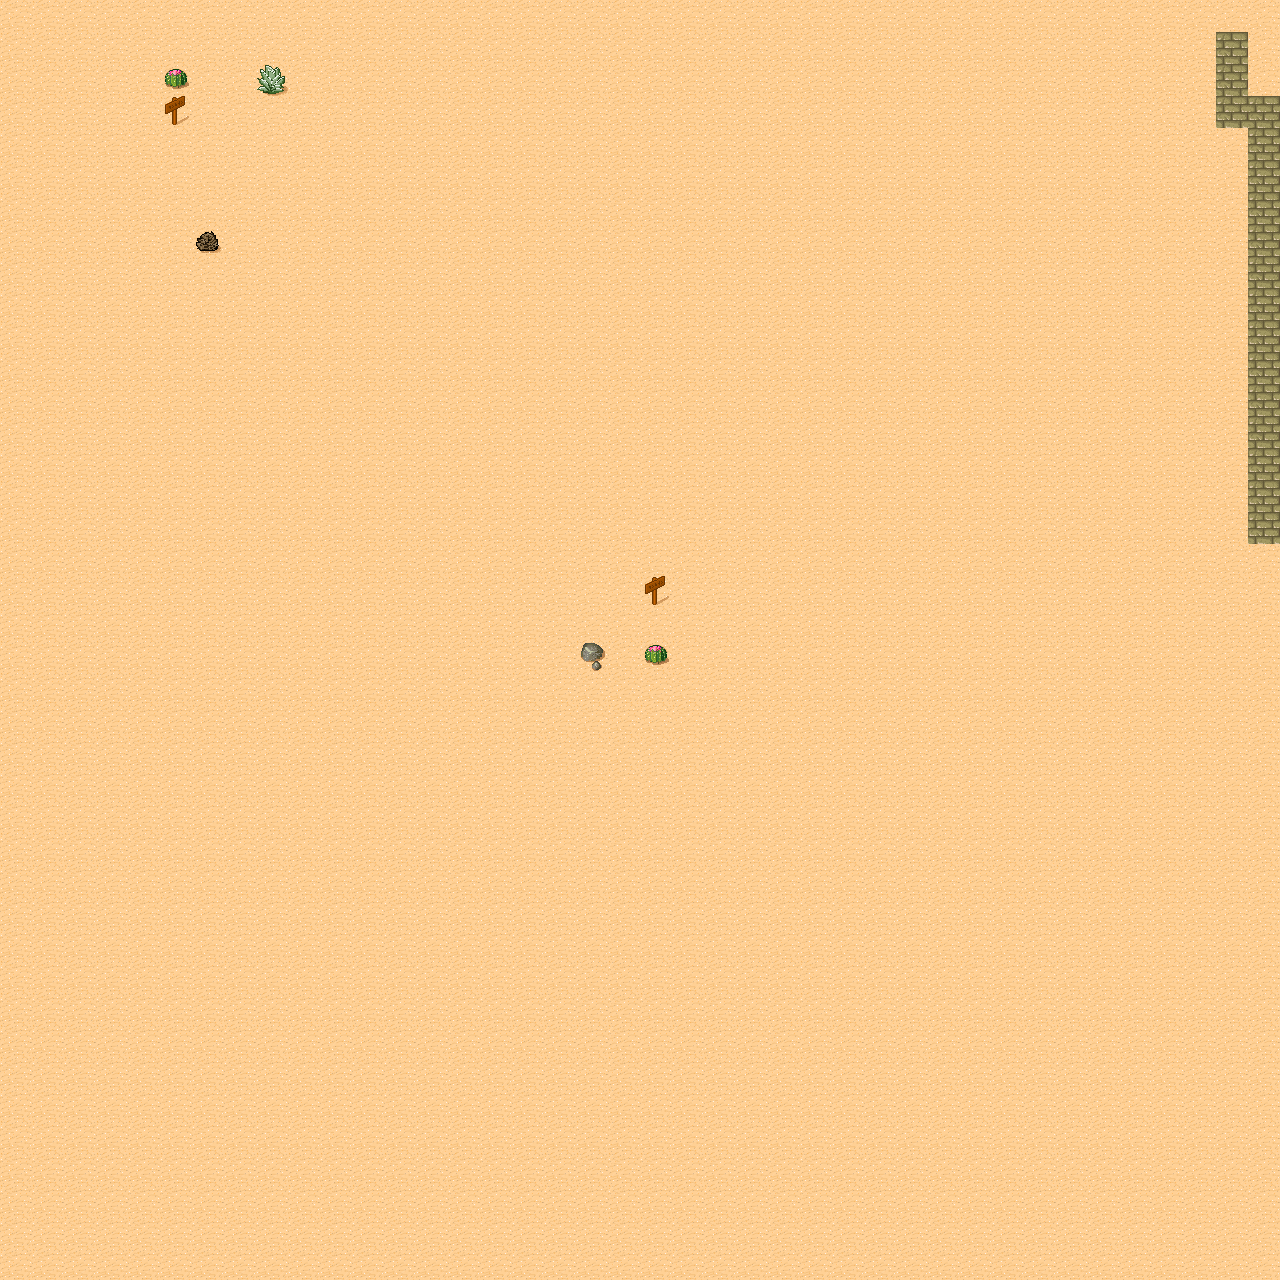

A 2D game scene composited from a Tiled map and its tileset images. What follows is a short description and the map's XML, with each tile layer's data collapsed to a summary:
An orthogonal 40x40 tile map with 32x32 px tiles, 2 tile layers (Ground, top) and 3 objects (target, solid, teleporter).

<map version="1.0" orientation="orthogonal" width="40" height="40" tilewidth="32" tileheight="32">
 <tileset firstgid="1" name="Desert" tilewidth="32" tileheight="32" spacing="1" margin="1">
  <image source="tmw_desert_spacing.png" width="298" height="199" />
  <tile id="8">
   <properties>
    <property name="type" value="wall" />
   </properties>
  </tile>
  <tile id="10">
   <properties>
    <property name="senap" value="ost" />
    <property name="time" value="10" />
   </properties>
  </tile>
  <tile id="41">
   <properties>
    <property name="type" value="bush" />
   </properties>
  </tile>
  <tile id="50">
   <properties>
    <property name="solid" value="true" />
    <property name="type" value="sign" />
   </properties>
  </tile>
  <tile id="51">
   <properties>
    <property name="animation" value="fire.png" />
    <property name="delay" value="0.1" />
    <property name="frames_x" value="1" />
    <property name="frames_y" value="4" />
   </properties>
  </tile>
 </tileset>
 <layer name="Ground" width="40" height="40">
  <data>[1600 cells, 1600 non-empty, 7 distinct tile ids]</data>
 </layer>
 <objectgroup color="#00ff00" draworder="topdown" name="entities" width="40" height="40">
  <object name="target" x="672" y="704" width="32" height="32">
   <properties>
    <property name="spriteOffsetX" value="2" />
    <property name="spriteOffsetY" value="57" />
   </properties>
  </object>
 </objectgroup>
 <objectgroup color="#ff0000" draworder="topdown" name="triggers" width="40" height="40">
  <object name="solid" type="solid" x="584" y="640" width="16" height="24">
   <properties>
    <property name="solid" value="true" />
   </properties>
  </object>
  <object type="teleporter" x="640" y="576" width="32" height="32">
   <properties>
    <property name="map" value="level_1" />
    <property name="solid" value="false" />
    <property name="target" value="player" />
   </properties>
  </object>
 </objectgroup>
 <layer name="top" width="40" height="40">
  <data>[1600 cells, 1 non-empty, 1 distinct tile ids]</data>
 </layer>
</map>
